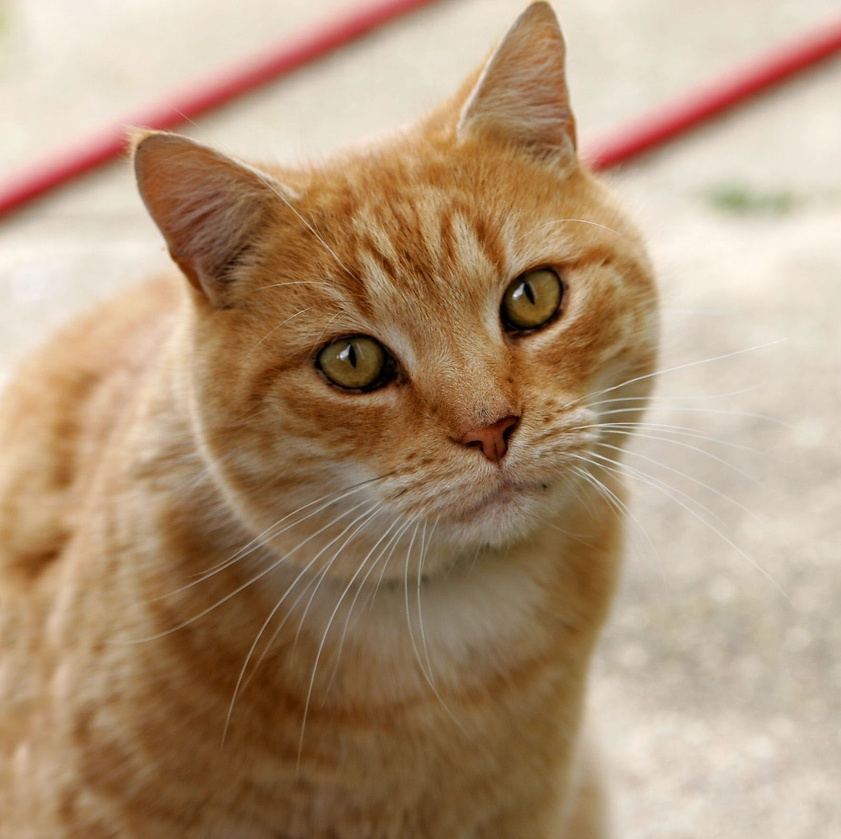
#> input picture Python 데이터 분석과 이미지 처리/Cat03.jpg, 841 x 839 px, shrunk from 1600 x 1598 before the run
$ python 'Opencv 이미지 변형-위치변경.py'
#> lines starting #> are read from the running program, lines starting #| are printed output that depends on the picture
import cv2 as cv
import numpy as np

image=cv.imread("Cat03.jpg")
#> image is the input picture: shape (839, 841, 3); mean B, G, R 120.7, 148.8, 175.9

height, width=image.shape[:2]
#> height = 839; width = 841

M=np.float32([[1, 0, 200], [0, 1, 10]])
dst=cv.warpAffine(image, M, (width, height))
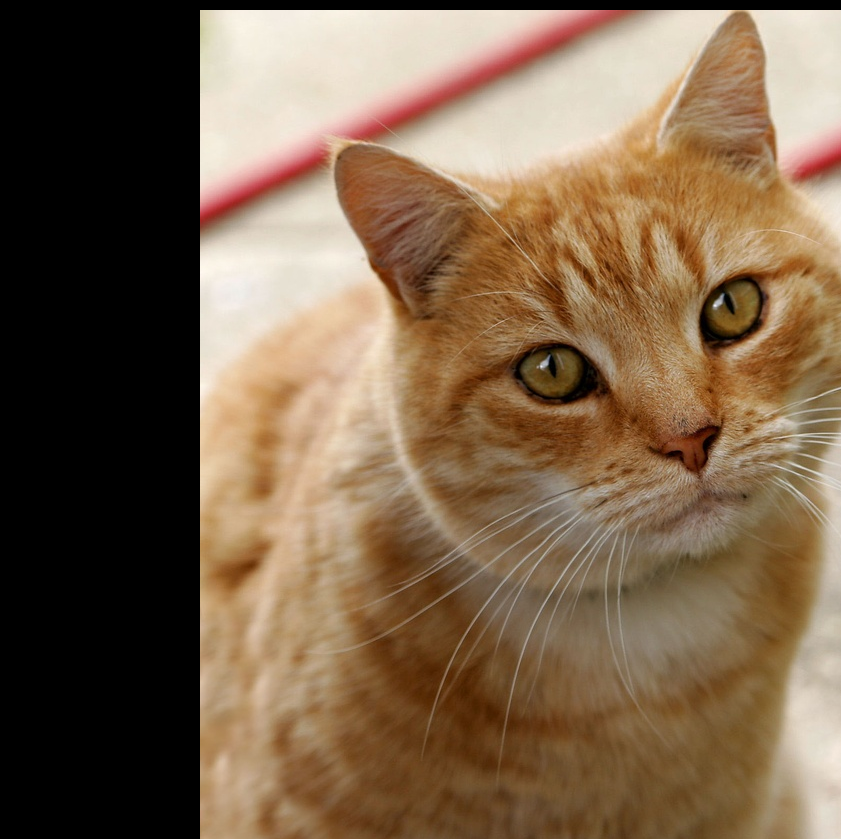
#> dst: shape (839, 841, 3); mean B, G, R 76.1, 100.1, 123.5
cv.imshow('Image', dst)
cv.waitKey(0)

$ run again, with Python 데이터 분석과 이미지 처리/bling.jpeg copied over Python 데이터 분석과 이미지 처리/Cat03.jpg
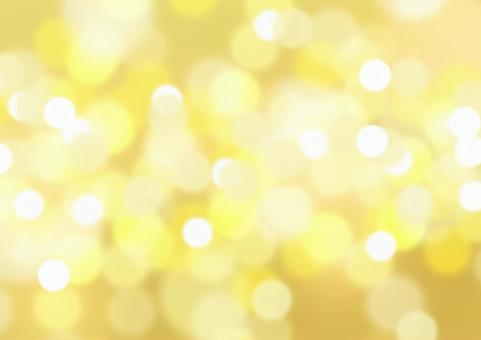
#> input picture Python 데이터 분석과 이미지 처리/bling.jpeg, 481 x 340 px
#> image is the input picture: shape (340, 481, 3); mean B, G, R 156.1, 233.8, 243.9
#> `dst=cv.warpAffine(image, M, (width, height))`:
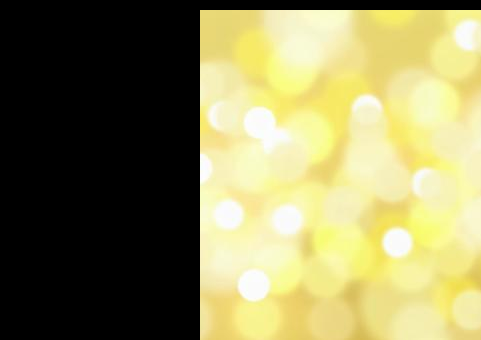
#> dst: shape (340, 481, 3); mean B, G, R 89.4, 134.1, 138.9
